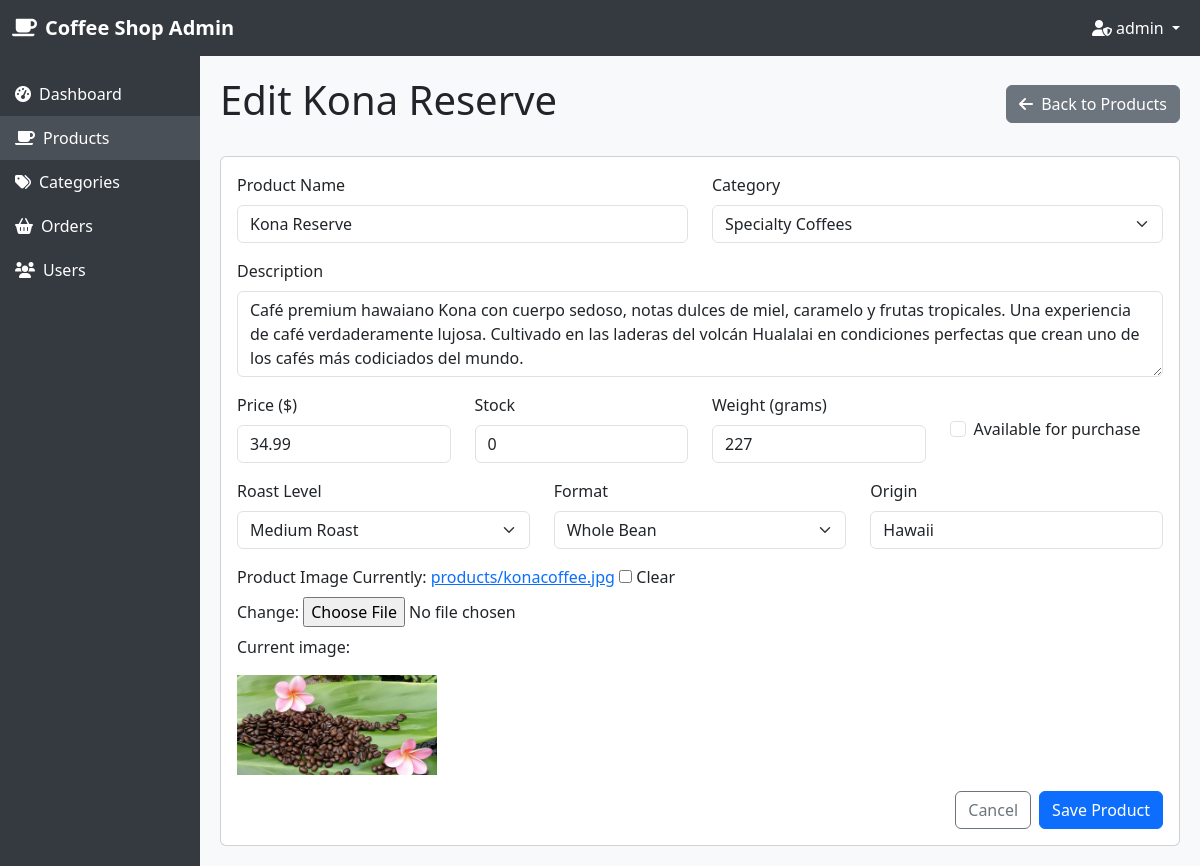
The page /admin-dashboard/products/15/edit/ (signed in) on the database its author committed.
### store/models.py (models this page shows, shortened)
class Product(models.Model):
    ROAST_CHOICES = [
        ('light', 'Light Roast'),
        ('medium', 'Medium Roast'),
        ('dark', 'Dark Roast'),
        ('espresso', 'Espresso Roast'),
    ]
    FORMAT_CHOICES = [
        ('whole_bean', 'Whole Bean'),
        ('ground', 'Ground'),
        ('capsule', 'Capsules'),
    ]
    name = models.CharField(max_length=200)
    category = models.ForeignKey(Category, on_delete=models.CASCADE, related_name='products')
    description = models.TextField()
    price = models.DecimalField(max_digits=6, decimal_places=2)
    stock = models.IntegerField(default=0)
    image = models.ImageField(upload_to='products/', blank=True, null=True)
    roast_level = models.CharField(max_length=20, choices=ROAST_CHOICES)
    origin = models.CharField(max_length=100)  # País o región de origen
    format = models.CharField(max_length=20, choices=FORMAT_CHOICES)
    weight = models.IntegerField(help_text="Weight in grams")
    created_at = models.DateTimeField(auto_now_add=True)
    updated_at = models.DateTimeField(auto_now=True)
    is_available = models.BooleanField(default=True)
    class Meta:
        ordering = ['name']

### store/views.py (the view)
# urls.py: path('admin-dashboard/products/<int:pk>/edit/', views.product_update, name="product_update"),
@user_passes_test(is_admin)
def product_update(request, pk):
    product = get_object_or_404(Product, pk=pk)
    if request.method == 'POST':
        form = ProductForm(request.POST, request.FILES, instance=product)
        if form.is_valid():
            product = form.save()
            if product.stock > 0 and not product.is_available:
                product.is_available = True
                product.save()
            messages.success(request, f'Product "{product.name}" updated successfully!')
            return redirect('product_detail', pk=product.pk)
    else:
        form = ProductForm(instance=product)
    return render(request, 'store/dashboard/product_form.html', {
        'form': form,
        'product': product,
        'title': f'Edit {product.name}'
    })

### store/forms.py
class ProductForm(forms.ModelForm):
    class Meta:
        model = Product
        fields = ['name', 'category', 'description', 'price', 'stock', 'image',
                 'roast_level', 'origin', 'format', 'weight', 'is_available']
        widgets = {
            'name': forms.TextInput(attrs={'class': 'form-control'}),
            'category': forms.Select(attrs={'class': 'form-select'}),
            'description': forms.Textarea(attrs={'class': 'form-control', 'rows': 3}),
            'price': forms.NumberInput(attrs={'class': 'form-control'}),
            'stock': forms.NumberInput(attrs={'class': 'form-control'}),
            'roast_level': forms.Select(attrs={'class': 'form-select'}),
            'origin': forms.TextInput(attrs={'class': 'form-control'}),
            'format': forms.Select(attrs={'class': 'form-select'}),
            'weight': forms.NumberInput(attrs={'class': 'form-control'}),
            'is_available': forms.CheckboxInput(attrs={'class': 'form-check-input'})
        }

### store/models.py (called while the page is built)
    def __str__(self):
        return self.name

### store/views.py (called while the page is built)
def is_admin(user):
    return user.is_staff

### store/templates/store/dashboard/product_form.html (shortened to what this page needs)
{% extends 'store/dashboard/admin_base.html' %}
{% load static %}
{% block content %}
<div class="d-flex justify-content-between align-items-center mb-4">
    <h1>{{ title }}</h1>
    <a href="{% url 'product_list' %}" class="btn btn-secondary">
        <i class="fas fa-arrow-left me-1"></i> Back to Products
    </a>
</div>
<div class="card">
    <div class="card-body">
        <form method="post" enctype="multipart/form-data">
            <div class="row mb-3">
                <div class="col-md-6">
                    <label for="{{ form.name.id_for_label }}" class="form-label">Product Name</label>
                    {{ form.name }}
                </div>
                <div class="col-md-6">
                    <label for="{{ form.category.id_for_label }}" class="form-label">Category</label>
                    {{ form.category }}
                </div>
            </div>
            <div class="mb-3">
                <label for="{{ form.description.id_for_label }}" class="form-label">Description</label>
                {{ form.description }}
            </div>
            <div class="row mb-3">
                <div class="col-md-3">
                    <label for="{{ form.price.id_for_label }}" class="form-label">Price ($)</label>
                    {{ form.price }}
                </div>
                <div class="col-md-3">
                    <label for="{{ form.stock.id_for_label }}" class="form-label">Stock</label>
                    {{ form.stock }}
                </div>
                <div class="col-md-3">
                    <label for="{{ form.weight.id_for_label }}" class="form-label">Weight (grams)</label>
                    {{ form.weight }}
                </div>
                <div class="col-md-3">
                    <div class="mb-3 form-check mt-4">
                        {{ form.is_available }}
                        <label for="{{ form.is_available.id_for_label }}" class="form-check-label">Available for purchase</label>
                    </div>
                </div>
            </div>
            <div class="row mb-3">
                <div class="col-md-4">
                    <label for="{{ form.roast_level.id_for_label }}" class="form-label">Roast Level</label>
                    {{ form.roast_level }}
                </div>
                <div class="col-md-4">
                    <label for="{{ form.format.id_for_label }}" class="form-label">Format</label>
                    {{ form.format }}
                </div>
                <div class="col-md-4">
                    <label for="{{ form.origin.id_for_label }}" class="form-label">Origin</label>
                    {{ form.origin }}
                </div>
            </div>
            <div class="mb-3">
                <label for="{{ form.image.id_for_label }}" class="form-label">Product Image</label>
                {{ form.image }}
                {% if product and product.image %}
                    <div class="mt-2">
                        <p>Current image:</p>
                        <img src="{{ product.image.url }}" alt="{{ product.name }}" style="max-height: 100px;">
                    </div>
                {% endif %}
            </div>
            <div class="d-grid gap-2 d-md-flex justify-content-md-end">
                <a href="{% url 'product_list' %}" class="btn btn-outline-secondary">Cancel</a>
                <button type="submit" class="btn btn-primary">Save Product</button>
            </div>
        </form>
    </div>
</div>
{% endblock %}

### store/templates/store/dashboard/admin_base.html (shortened to what this page needs)
<!DOCTYPE html>
{% load static %}
<html lang="en">
<head>
    <link href="https://cdn.jsdelivr.net/npm/bootstrap@5.3.0-alpha1/dist/css/bootstrap.min.css" rel="stylesheet">
    <link rel="stylesheet" href="https://cdnjs.cloudflare.com/ajax/libs/font-awesome/6.0.0/css/all.min.css">
</head>
<body>
    <nav class="navbar navbar-expand-lg navbar-dark">
        <div class="container-fluid">
            <a class="navbar-brand" href="{% url 'dashboard' %}">
                <i class="fas fa-coffee me-2"></i>Coffee Shop Admin
            </a>
            <div class="collapse navbar-collapse" id="navbarNav">
                <ul class="navbar-nav ms-auto">
                    <li class="nav-item dropdown">
                        <a class="nav-link dropdown-toggle" href="#" id="navbarDropdown" role="button" data-bs-toggle="dropdown">
                            <i class="fas fa-user-shield me-1"></i>{{ user.first_name|default:user.username }}
                        </a>
                    </li>
                </ul>
            </div>
        </div>
    </nav>
    <div class="container-fluid">
        <div class="row">
            <div class="col-md-2 p-0 sidebar">
                <div class="mt-3">
                    <a href="{% url 'dashboard' %}" class="{% if request.path == '/admin-dashboard/' %}active{% endif %}">
                        <i class="fas fa-tachometer-alt me-2"></i>Dashboard
                    </a>
                    <a href="{% url 'product_list' %}" class="{% if '/admin-dashboard/products/' in request.path %}active{% endif %}">
                        <i class="fas fa-coffee me-2"></i>Products
                    </a>
                    <a href="{% url 'category_list' %}" class="{% if '/admin-dashboard/categories/' in request.path %}active{% endif %}">
                        <i class="fas fa-tags me-2"></i>Categories
                    </a>
                    <a href="{% url 'order_list' %}" class="{% if '/admin-dashboard/orders/' in request.path %}active{% endif %}">
                        <i class="fas fa-shopping-basket me-2"></i>Orders
                    </a>
                    <a href="{% url 'user_list' %}" class="{% if '/admin-dashboard/users/' in request.path %}active{% endif %}">
                        <i class="fas fa-users me-2"></i>Users
                    </a>
                </div>
            </div>
            <div class="col-md-10 content">
                {% block content %}
                {% endblock %}
            </div>
        </div>
    </div>
</body>
</html>

### store/templates/store/dashboard/admin_base.html (style rules this page uses)
body { background-color: #f8f9fa; font-family: 'Segoe UI', Tahoma, Geneva, Verdana, sans-serif; }
.navbar { background-color: #343a40 !important; }
.navbar-brand, .nav-link { color: #ffffff !important; }
.navbar-brand { font-weight: bold; }
.sidebar { background-color: #343a40; color: #ffffff; min-height: calc(100vh - 56px); }
.sidebar a { color: #ffffff; text-decoration: none; padding: 10px 15px; display: block; }
.active { background-color: #495057; }
.content { padding: 20px; }

### rows shown on the page
Product: name "Kona Reserve", category "Specialty Coffees", description "Café premium hawaiano Kona con cuerpo sedoso, notas dulces de miel, caramelo y frutas tropicales. Una experiencia de café verdaderamente lujosa. Cultivado en las laderas del volcán Hualalai en condiciones perfectas que crean uno de los cafés más codiciados del mundo.", price "34.99", stock "0", weight "227", roast_level "Medium Roast", format "Whole Bean", origin "Hawaii", image (picture)

### other values the page prints
{{ user.first_name|default:user.username }} "admin"
{{ title }} "Edit Kona Reserve"
